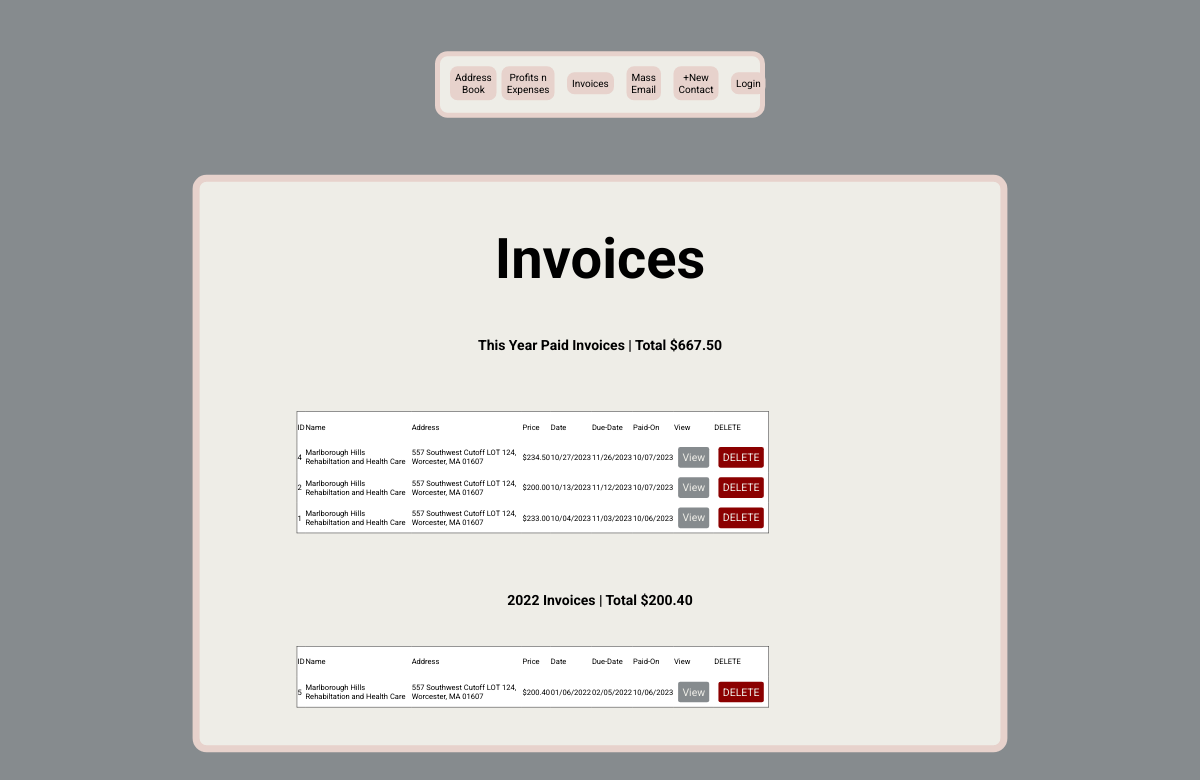
Screenshot of /invoice-list with the database file from the repository.
### main.py (models this page shows)
class InvoiceTable(db.Model):
    __tablename__ = 'invoice_table'
    id = db.Column(db.Integer, primary_key=True)
    facility = db.Column(db.String(250))
    street = db.Column(db.String(250))
    town = db.Column(db.String(250))
    state = db.Column(db.String(250))
    zip_code = db.Column(db.String(250))
    date = db.Column(db.String(250))
    due_date = db.Column(db.String(250))
    price = db.Column(db.String(250))
    title = db.Column(db.String(250))
    description = db.Column(db.String(250))
    paid = db.Column(db.Boolean, default=False)
    paid_on = db.Column(db.String(250))
    data_base_id = db.Column(db.Integer, db.ForeignKey('database.id'))

### main.py (the view)
@app.route('/invoice-list', methods=['GET', 'POST'])
def invoice_list():
    invoice_items = invoices_by_year_total(InvoiceTable, OrderedDict)
    this_year_paid_invoices = invoice_items[0]
    current_invoices = invoice_items[1]
    overdue_invoices = invoice_items[2]
    future_invoices = invoice_items[3]
    this_year_paid_total = invoice_items[4]
    current_total = invoice_items[5]
    overdue_total = invoice_items[6]
    future_total = invoice_items[7]
    paid_invoices_by_year = invoice_items[8]
    yearly_totals = invoice_items[9]
    return render_template('invoice-list.html', this_year_paid_invoices=this_year_paid_invoices,
                           current_invoices=current_invoices, overdue_invoices=overdue_invoices,
                           this_year_paid_total=this_year_paid_total, overdue_total=overdue_total,
                           current_total=current_total, future_invoices=future_invoices,
                           future_total=future_total, paid_invoices_by_year=paid_invoices_by_year,
                           yearly_totals=yearly_totals)

### resources.py (called while the page is built)
def format_float_as_string(num):
    formatted_str = '{:.2f}'.format(num)
    integer_part, fractional_part = formatted_str.split('.')
    if len(fractional_part) == 1:
        return f"{integer_part}.{fractional_part}0"
    return formatted_str

### templates/invoice-list.html (shortened to what this page needs)
{% include "header.html" %}
<body>
    <div class="libraryItemsContainer tableItemsBtn">
        <div class="formContainerColumn tableContainer">
            <h1>Invoices</h1>
            <h2>This Year Paid Invoices | Total ${{ this_year_paid_total }}</h2>
            <div class="tableBtnContainer">
                <table class="tableContent">
                    <tr>
                        <td>ID</td>
                        <td>Name</td>
                        <td>Address</td>
                        <td>Price</td>
                        <td>Date</td>
                        <td>Due-Date</td>
                        <td>Paid-On</td>
                        <td>View</td>
                        <td>DELETE</td>
                    </tr>
                    {% for invoice in this_year_paid_invoices %}
                        <tr data-href="{{ url_for('invoice', invoice_id=invoice.id) }}">
                            <td>{{ invoice.id }}</td>
                            <td>{{ invoice.facility }}</td>
                            <td>
                                {{ invoice.street }}, {{ invoice.town }},
                                {{ invoice.state }} {{ invoice.zip_code }}
                            </td>
                            <td>${{ invoice.price }}</td>
                            <td>{{ invoice.date }}</td>
                            <td>{{ invoice.due_date }}</td>
                            <td>{{ invoice.paid_on }}</td>
                            <td><a class="editBtn greyBtn" href="{{ url_for('invoice', invoice_id=invoice.id) }}">View</a></td>
                            <td><a class="delete" href="{{ url_for('confirm_page', id=invoice.id, field='invoice') }}">DELETE</a></td>
                        </tr>
                    {% endfor %}
                </table>
            </div>
            {% if paid_invoices_by_year %}
                {% for year, invoices in paid_invoices_by_year.items() %}
                    <h2>{{ year }} Invoices | Total ${{ yearly_totals.get(year, 'N/A') }}</h2>
                    <div class="tableBtnContainer">
                        <table class="tableContent">
                            <tr>
                                <td>ID</td>
                                <td>Name</td>
                                <td>Address</td>
                                <td>Price</td>
                                <td>Date</td>
                                <td>Due-Date</td>
                                <td>Paid-On</td>
                                <td>View</td>
                                <td>DELETE</td>
                            </tr>
                            {% for invoice in invoices %}
                                <tr data-href="{{ url_for('invoice', invoice_id=invoice.id) }}">
                                    <td>{{ invoice.id }}</td>
                                    <td>{{ invoice.facility }}</td>
                                    <td>
                                        {{ invoice.street }}, {{ invoice.town }},
                                        {{ invoice.state }} {{ invoice.zip_code }}
                                    </td>
                                    <td>${{ invoice.price }}</td>
                                    <td>{{ invoice.date }}</td>
                                    <td>{{ invoice.due_date }}</td>
                                    <td>{{ invoice.paid_on }}</td>
                                    <td><a class="editBtn greyBtn" href="{{ url_for('invoice', invoice_id=invoice.id) }}">View</a></td>
                                    <td><a class="delete" href="{{ url_for('confirm_page', id=invoice.id, field='invoice') }}">DELETE</a></td>
                                </tr>
                            {% endfor %}
                        </table>
                    </div>
                {% endfor %}
            {% endif %}
        </div>
    </div>
</body>
</html>

### static/css/stylesheet.css (style rules this page uses)
html, body { overflow-x: hidden; font-family: 'Roboto', sans-serif; }
body { background-color: #868B8E; font-family: 'Roboto', sans-serif; box-sizing: border-box; }
h1 { font-size: 80px; text-align: center; }
.formContainerColumn { display: flex; flex-direction: column; width: 65%; min-width: 475px; margin-bottom: 20px; margin-top: 20px; margin-left: auto; margin-right: auto; background-color: #EEEDE7; border-radius: 20px; border: 10px solid #E7D2CC; }
h2 { font-size: 40px; margin: 10px; }
.libraryItemsContainer { display: flex; flex-wrap: wrap; justify-content: space-evenly; align-items: center; margin: 10px; }
.delete { font-size: 25px; background-color: darkred; color: #EEEDE7; border: #868B8E; border-radius: 5px; padding: 10px; margin: 10px; text-decoration: none; width: 90px; text-align: center; }
.editBtn { font-size: 25px; background-color: darkorange; color: #EEEDE7; border: #868B8E; border-radius: 5px; padding: 10px; margin: 10px; text-decoration: none; width: 90px; text-align: center; }
h2 { text-align: center; font-size: 35px; }
.tableContainer { padding: 10px; width: 98%; display: flex; }
.tableContent { background-color: white; font-size: 18px; border: 1px solid black; border-collapse: collapse; width: 100%; }
.tableContent td { height: 70px; }
.tableBtnContainer { display: flex; margin: 15px 0px; }
.greyBtn { background-color: #868B8E; }
@media only screen and (max-width: 1200px) { h2 { font-size: 20px; } }
@media only screen and (max-width: 1200px) { .tableBtnContainer { transform: scale(.6); } }
@media only screen and (max-width: 1200px) { .tableContent { margin-left: -160px; } }
@media only screen and (max-width: 1200px) { .formContainerColumn { transform: scale(.7); margin-top: -120px; } }

### rows the page displays
InvoiceTable: id "4", facility "Marlborough Hills Rehabiltation and Health Care", street "557 Southwest Cutoff LOT 124", town "Worcester", state "MA", zip_code "01607", price "234.50", date "10/27/2023", due_date "11/26/2023", paid_on "10/07/2023"
InvoiceTable: id "2", facility "Marlborough Hills Rehabiltation and Health Care", street "557 Southwest Cutoff LOT 124", town "Worcester", state "MA", zip_code "01607", price "200.00", date "10/13/2023", due_date "11/12/2023", paid_on "10/07/2023"
InvoiceTable: id "1", facility "Marlborough Hills Rehabiltation and Health Care", street "557 Southwest Cutoff LOT 124", town "Worcester", state "MA", zip_code "01607", price "233.00", date "10/04/2023", due_date "11/03/2023", paid_on "10/06/2023"
InvoiceTable: id "5", facility "Marlborough Hills Rehabiltation and Health Care", street "557 Southwest Cutoff LOT 124", town "Worcester", state "MA", zip_code "01607", price "200.40", date "01/06/2022", due_date "02/05/2022", paid_on "10/06/2023"

### other values shown
{{ this_year_paid_total }} "667.50"
{{ year }} "2022"
{{ yearly_totals.get(year, 'N/A') }} "200.40"
